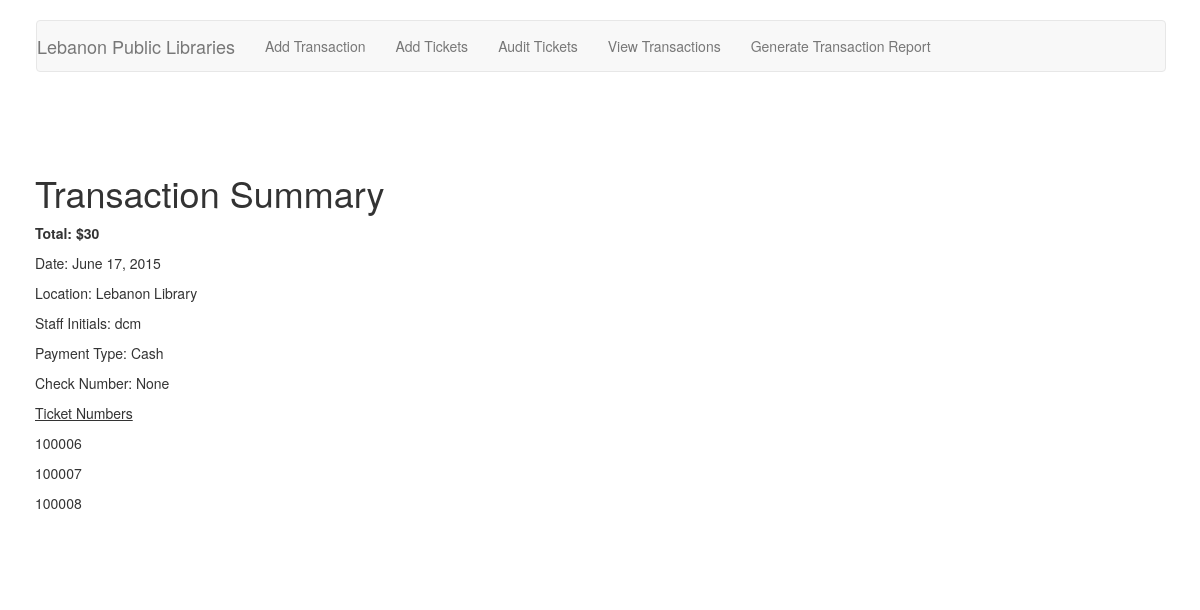
/transactions/detail/20/, run on the app's committed database.
### ticket_app/models.py (models this page shows, shortened)
class Transactions(models.Model):
    class Meta:
        verbose_name_plural = "Transactions"
        ordering = ["-date"]
    date = models.DateField(auto_now_add=True)
    location = models.ForeignKey(Locations)
    payment_type = models.ForeignKey(PaymentTypes)
    check_number = models.PositiveIntegerField(null=True, blank=True)
    reported = models.BooleanField(default=False)
    staff_initials = models.CharField(max_length=4)
    report = models.ForeignKey('Report', blank=True, null=True)
    def total(self):
        tickets = Tickets_Transactions.objects.filter(transactions=self.id)
        total = 0
        for ticket in tickets:
            total += ticket.ticket.value
        return total

class Tickets_Transactions(models.Model):
    class Meta:
        verbose_name_plural = "Tickets and Transactions"
    ticket = models.OneToOneField(Tickets, unique=True)
    transactions = models.ForeignKey(Transactions)

class Tickets(models.Model):
    class Meta:
        verbose_name_plural = "Tickets"
    value = models.PositiveIntegerField(default=10)
    ticket_number = models.PositiveIntegerField(unique=True)
    date_entered = models.DateField(auto_now_add=True)
    sold = models.BooleanField(default=False)
    date_sold = models.DateField(blank=True, null=True)
    location = models.ForeignKey(Locations)
    def __unicode__(self):
        return str(self.ticket_number)

class Locations(models.Model):
    class Meta:
        verbose_name_plural = "Locations"
    name = models.CharField(max_length=255, unique=True)
    def __unicode__(self):
        return self.name

class PaymentTypes(models.Model):
    class Meta:
        verbose_name_plural = "Payment Types"
    type = models.CharField(max_length=255, unique=True)
    def __unicode__(self):
        return self.type

### ticket_app/views.py (the view)
# urls.py: url(r'^detail/(?P<pk>\d+)/?$', views.TransactionDetail.as_view(), name="Transaction Detail"),
class TransactionDetail(generic.DetailView):
    model = Transactions
    context_object_name = "transaction"
    template_name = "ticket_app/transaction_detail.html"
    def get_context_data(self, **kwargs):
        context = super(TransactionDetail, self).get_context_data(**kwargs)
        context['transaction_tickets'] = Tickets_Transactions.objects.filter(transactions=context['transaction'].id)
        return context

### ticket_app/templates/ticket_app/transaction_detail.html
{% include "ticket_app/header.html" %}
<h1>Transaction Summary</h1>
<p><strong>Total: ${{ object.total }}</strong></p>
<p>Date: {{ object.date | date }}</p>
<p>Location: {{ object.location }}</p>
<p>Staff Initials: {{object.staff_initials }}</p>
<p>Payment Type: {{object.payment_type }}</p>
<p>Check Number: {{ object.check_number }}</p>
<p><u>Ticket Numbers</u></p>
{% for ticket in transaction_tickets %}
<p>{{ ticket.ticket }}</p>
{% endfor %}
{% include "ticket_app/footer.html" %}

### data on the page
Transactions: total "30", date "June 17, 2015", location "Lebanon Library", staff_initials "dcm", payment_type "Cash", check_number "None"
Tickets_Transactions: ticket "100006"
Tickets_Transactions: ticket "100007"
Tickets_Transactions: ticket "100008"
